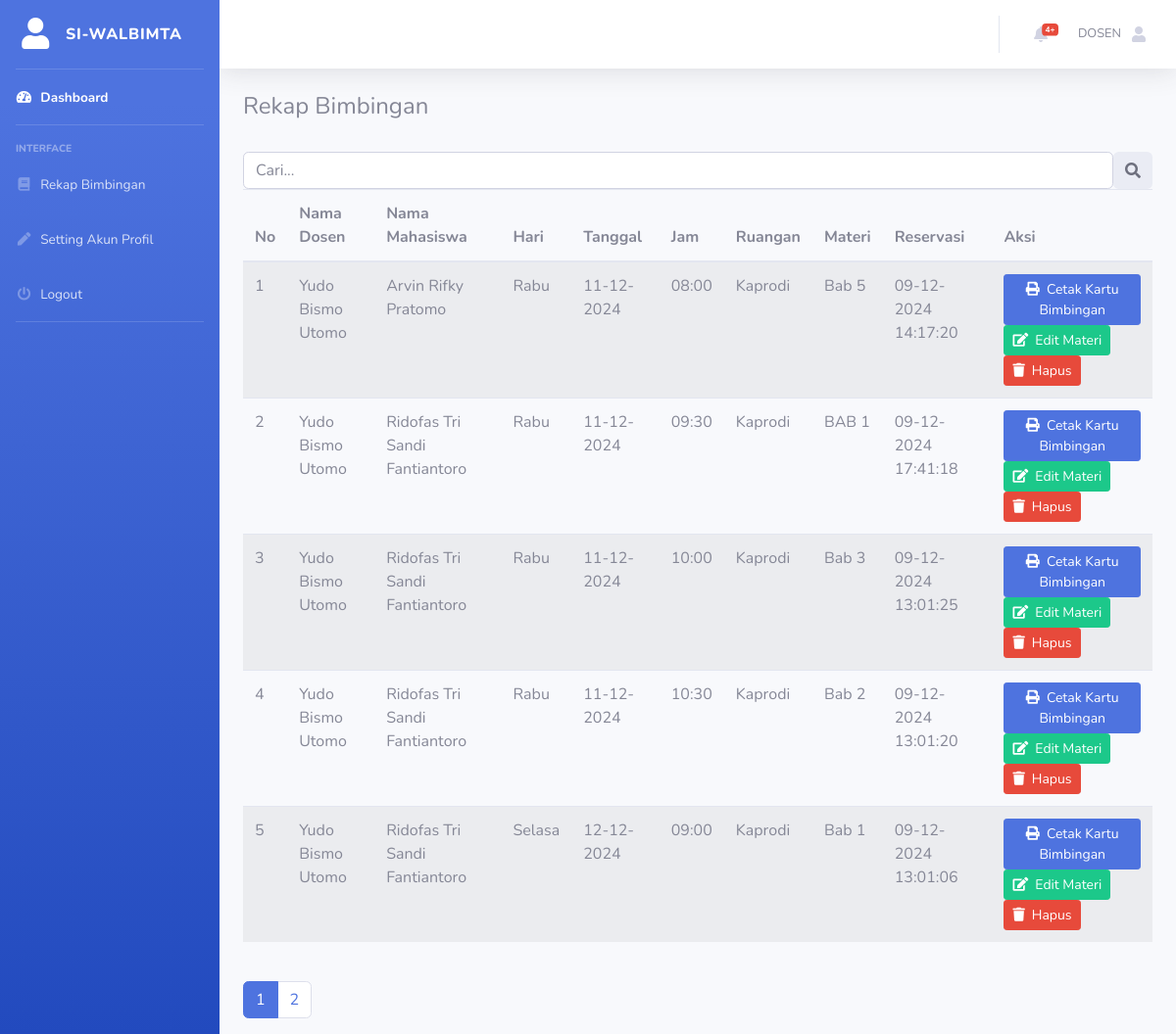
The page /dosen/rekap_bimbingan.php (signed in) on the database its author committed.
### tables this page shows
CREATE TABLE `jadwal_bimbingan` (
  `id` int(11) NOT NULL,
  `id_user` varchar(255) NOT NULL,
  `nama_dosen` varchar(255) NOT NULL,
  `nama_mahasiswa` varchar(255) NOT NULL,
  `npm` varchar(255) NOT NULL,
  `hari` varchar(255) NOT NULL,
  `tanggal` date NOT NULL,
  `jam` varchar(255) NOT NULL,
  `ruangan` varchar(255) NOT NULL,
  `materi` text NOT NULL,
  `created_at` timestamp NOT NULL DEFAULT current_timestamp() ON UPDATE current_timestamp()
);

### dosen/rekap_bimbingan.php (the view, shortened to what this page needs)
<?php
include 'header.php';
require '../assets/conn/koneksi.php';
$dosen = $_SESSION['nama_lengkap'];
$query = "
    SELECT
        jb.id, -- Pastikan kolom ini sesuai dengan yang digunakan
        jb.id_user,
        jb.nama_dosen,
        jb.nama_mahasiswa,
        jb.hari,
        jb.tanggal,
        jb.jam,
        jb.ruangan,
        jb.materi,
        jb.created_at
    FROM jadwal_bimbingan jb
    WHERE jb.nama_dosen = '$dosen'
    ORDER BY jb.hari, jb.jam
";
$result = mysqli_query($koneksi, $query);
?>
<div id="wrapper">
    <?php include 'sidebar.php'; ?>
    <div id="content-wrapper" class="d-flex flex-column">
        <div id="content">
            <?php include 'navbar.php'; ?>
            <div class="container-fluid">
                <h4>Rekap Bimbingan</h4><br>
                <div class="input-group rounded">
                    <input type="search" class="form-control rounded" id="search-input" placeholder="Cari... "
                        aria-label="Search" aria-describedby="search-addon" />
                    <span class="input-group-text border-0" id="search-addon">
                        <i class="fas fa-search"></i>
                    </span>
                </div>
                <div class="d-sm-flex align-items-center justify-content-between mb-4">
                    <div class="table-responsive">
                        <table class="table table-striped" id="jadwal-table">
                            <thead>
                                <tr>
                                    <th>No</th>
                                    <th>Nama Dosen</th>
                                    <th>Nama Mahasiswa</th>
                                    <th>Hari</th>
                                    <th>Tanggal</th>
                                    <th>Jam</th>
                                    <th>Ruangan</th>
                                    <th>Materi</th>
                                    <th>Reservasi</th>
                                    <th>Aksi</th>
                                </tr>
                            </thead>
                            <tbody>
                                <?php
                            $no = 1;
                            while ($row = mysqli_fetch_assoc($result)) : ?>
                                <tr>
                                    <td><?= $no++; ?></td>
                                    <td><?= htmlspecialchars($row['nama_dosen']); ?></td>
                                    <td><?= htmlspecialchars($row['nama_mahasiswa']); ?></td>
                                    <td><?= htmlspecialchars($row['hari']); ?></td>
                                    <td><?= htmlspecialchars(date('d-m-Y', strtotime($row['tanggal']))); ?></td>
                                    <td><?= htmlspecialchars($row['jam']); ?></td>
                                    <td><?= htmlspecialchars($row['ruangan']); ?></td>
                                    <td><?= htmlspecialchars($row['materi']); ?></td>
                                    <td><?= htmlspecialchars(date('d-m-Y H:i:s', strtotime($row['created_at']))); ?>
                                    </td>
                                    <td>
                                        <a href="cetak.php?id_user=<?= urlencode($row['id_user']); ?>"
                                            class="btn btn-primary btn-sm">
                                            <i class="fas fa-print">&nbsp;</i> Cetak Kartu Bimbingan
                                        </a>
                                        <a href="edit_materi.php?id=<?= urlencode($row['id']); ?>"
                                            class="btn btn-success btn-sm">
                                            <i class="fas fa-edit">&nbsp;</i> Edit Materi
                                        </a>
                                        <a href="hapus_rekap.php?id=<?= urlencode($row['id']); ?>"
                                            class="btn btn-danger btn-sm"
                                            onclick="return confirm('Apakah Anda yakin ingin menghapus data ini?')">
                                            <i class="fas fa-trash">&nbsp;</i> Hapus
                                        </a>
                                    </td>
                                </tr>
                                <?php endwhile; ?>
                            </tbody>
                        </table>
                    </div>
                </div>
                <nav aria-label="Page navigation example">
                    <ul class="pagination" id="pagination">
                    </ul>
                </nav>
            </div>
        </div>
    </div>
</div>

### rows shown on the page
jadwal_bimbingan: nama_dosen "Yudo Bismo Utomo", nama_mahasiswa "Arvin Rifky Pratomo", hari "Rabu", tanggal "11-12-2024", jam "08:00", ruangan "Kaprodi", materi "Bab 5", created_at "09-12-2024 14:17:20"
jadwal_bimbingan: nama_dosen "Yudo Bismo Utomo", nama_mahasiswa "Ridofas Tri Sandi Fantiantoro", hari "Rabu", tanggal "11-12-2024", jam "09:30", ruangan "Kaprodi", materi "BAB 1", created_at "09-12-2024 17:41:18"
jadwal_bimbingan: nama_dosen "Yudo Bismo Utomo", nama_mahasiswa "Ridofas Tri Sandi Fantiantoro", hari "Rabu", tanggal "11-12-2024", jam "10:00", ruangan "Kaprodi", materi "Bab 3", created_at "09-12-2024 13:01:25"
jadwal_bimbingan: nama_dosen "Yudo Bismo Utomo", nama_mahasiswa "Ridofas Tri Sandi Fantiantoro", hari "Rabu", tanggal "11-12-2024", jam "10:30", ruangan "Kaprodi", materi "Bab 2", created_at "09-12-2024 13:01:20"
jadwal_bimbingan: nama_dosen "Yudo Bismo Utomo", nama_mahasiswa "Ridofas Tri Sandi Fantiantoro", hari "Selasa", tanggal "12-12-2024", jam "09:00", ruangan "Kaprodi", materi "Bab 1", created_at "09-12-2024 13:01:06"

### other values the page prints
$unread_count "4"
